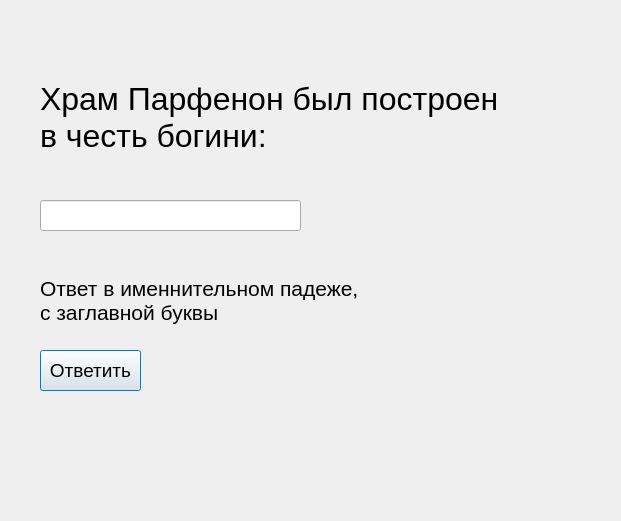
<?xml version="1.0" encoding="UTF-8"?>
<ui version="4.0">
 <class>Dialog</class>
 <widget class="QDialog" name="Dialog">
  <property name="geometry">
   <rect>
    <x>0</x>
    <y>0</y>
    <width>621</width>
    <height>521</height>
   </rect>
  </property>
  <property name="windowTitle">
   <string>Dialog</string>
  </property>
  <widget class="QLabel" name="label">
   <property name="geometry">
    <rect>
     <x>40</x>
     <y>70</y>
     <width>461</width>
     <height>131</height>
    </rect>
   </property>
   <property name="font">
    <font>
     <pointsize>24</pointsize>
    </font>
   </property>
   <property name="text">
    <string>Храм Парфенон был построен
в честь богини:
</string>
   </property>
  </widget>
  <widget class="QLineEdit" name="lineEdit">
   <property name="geometry">
    <rect>
     <x>40</x>
     <y>200</y>
     <width>261</width>
     <height>31</height>
    </rect>
   </property>
   <property name="font">
    <font>
     <pointsize>16</pointsize>
    </font>
   </property>
  </widget>
  <widget class="QPushButton" name="pushButton">
   <property name="geometry">
    <rect>
     <x>40</x>
     <y>350</y>
     <width>101</width>
     <height>41</height>
    </rect>
   </property>
   <property name="font">
    <font>
     <pointsize>14</pointsize>
    </font>
   </property>
   <property name="text">
    <string>Ответить</string>
   </property>
  </widget>
  <widget class="QLabel" name="label_2">
   <property name="geometry">
    <rect>
     <x>40</x>
     <y>250</y>
     <width>391</width>
     <height>101</height>
    </rect>
   </property>
   <property name="font">
    <font>
     <pointsize>16</pointsize>
    </font>
   </property>
   <property name="text">
    <string>Ответ в именнительном падеже,
с заглавной буквы</string>
   </property>
  </widget>
 </widget>
 <resources/>
 <connections/>
</ui>
